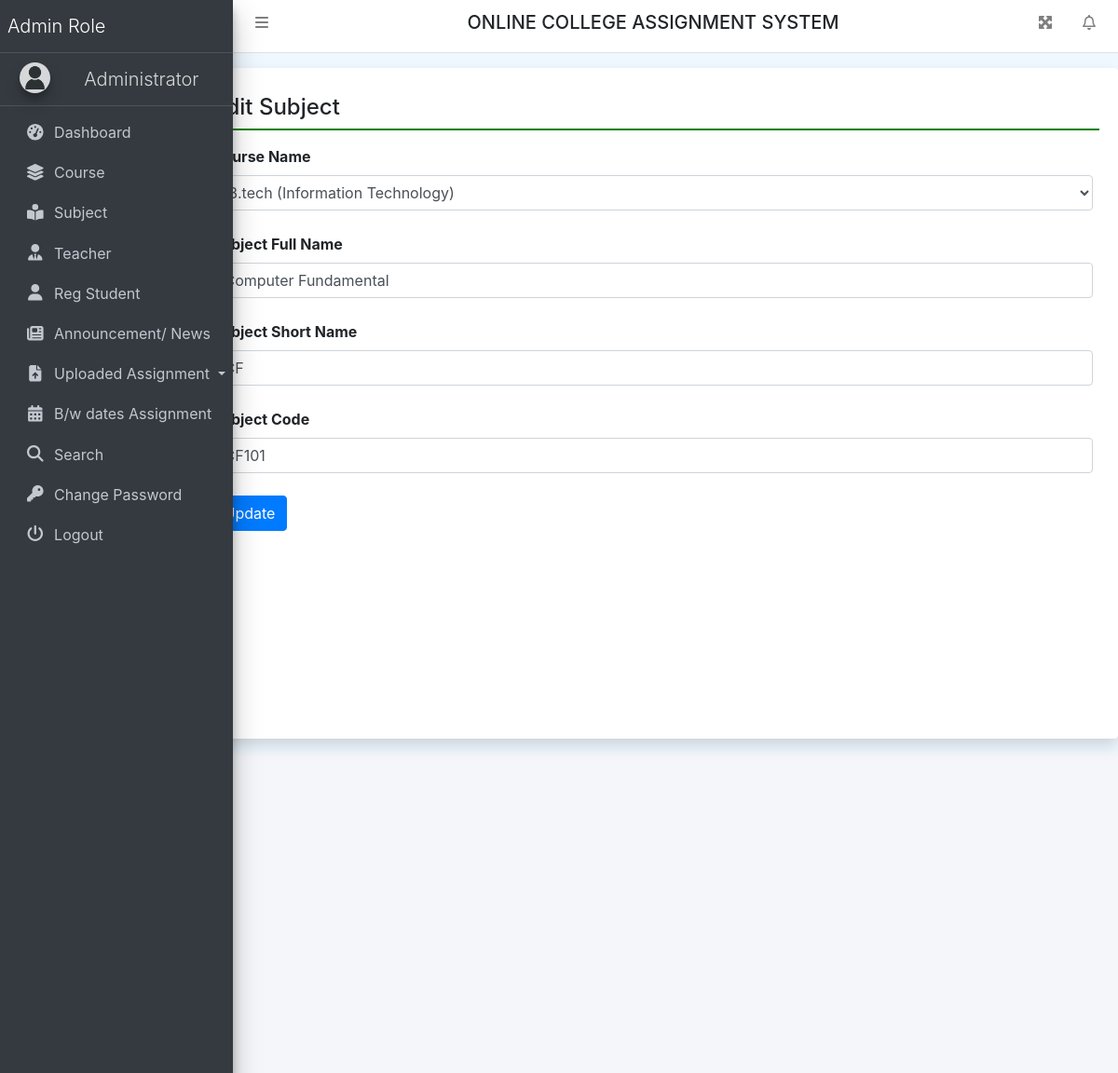
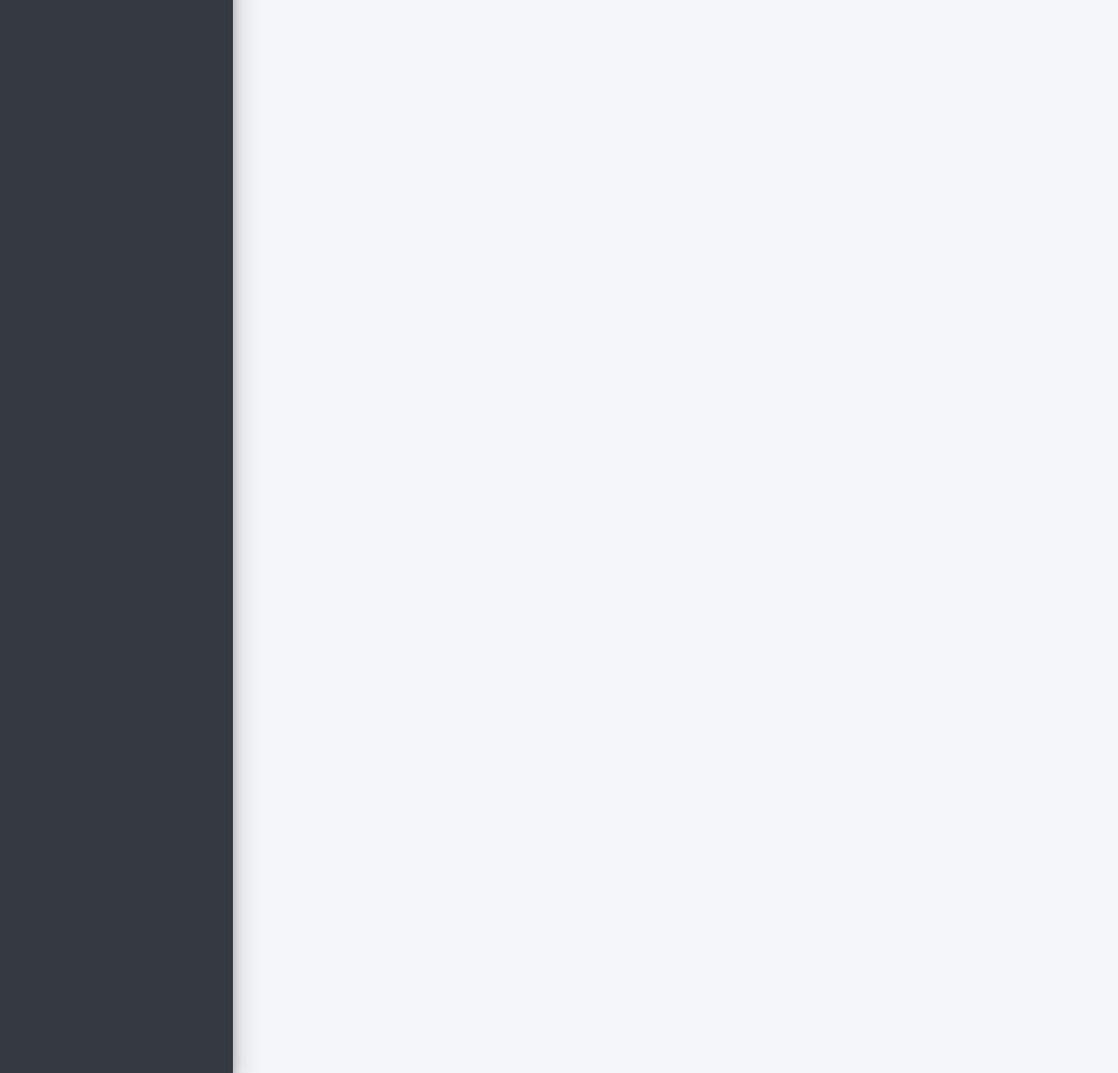
Screenshot of /editSubject/1 (signed in) with the database file from the repository (2 pictures, top to bottom).
### collegeAssignment/models.py (models this page shows, shortened)
class Subject(models.Model):
    course = models.ForeignKey(Course, on_delete=models.CASCADE)
    SubjectFullname = models.CharField(max_length=200, null=True)
    SubjectShortname = models.CharField(max_length=50, null=True)
    SubjectCode = models.CharField(max_length=50, null=True)
    CreationDate = models.DateTimeField(auto_now_add=True)

class Course(models.Model):
    BranchName = models.CharField(max_length=150, null=True)
    CourseName = models.CharField(max_length=200, null=True)
    CreationDate = models.DateTimeField(auto_now_add=True)

### collegeAssignment/views.py (the view, shortened to what this page needs)
# urls.py: path('editSubject/<int:pid>', editSubject, name='editSubject'),
def editSubject(request, pid):
    if not request.user.is_authenticated:
        return redirect('admin_login')
    error = ""
    course = Course.objects.all()
    subject = Subject.objects.get(id=pid)
    return render(request, 'editSubject.html', locals())

### collegeAssignment/templates/editSubject.html (shortened to what this page needs)
{% extends 'header.html' %}
{% block main %}
<div class="card shadow mt-3 offset-2" style="min-height: 90vh">
    <div class="card-body">
        <h4 class="p-2" style="border-bottom: 2px solid green;">Edit Subject</h4>
        <div class="container-fluid mt-3">
            <div class="form-group">
                <form method="post">
                    <label>Course Name</label>
                    <select class="form-control" name="course" id="course">
                        <option value="{{subject.course.id}}">{{subject.course.CourseName}} ({{subject.course.BranchName}})</option>
                    </select>
                    <br>
                    <label>Subject Full Name</label>
                    <input type="text" name="SubjectFullname" value="{{subject.SubjectFullname}}" class="form-control">
                    <br>
                    <label>Subject Short Name</label>
                    <input type="text" name="SubjectShortname" value="{{subject.SubjectShortname}}" class="form-control">
                    <br>
                    <label>Subject Code</label>
                    <input type="text" name="SubjectCode" value="{{subject.SubjectCode}}" class="form-control">
                    <br>
                    <input type="submit" value="Update" class="btn btn-primary">
                </form>
            </div>
        </div>
    </div>
</div>
{% endblock %}

### collegeAssignment/templates/header.html (style rules this page uses)
body { background-color: aliceblue; }

### rows the page displays
Subject: course "B.tech (Information Technology)", SubjectFullname "Computer Fundamental", SubjectShortname "CF", SubjectCode "CF101"
